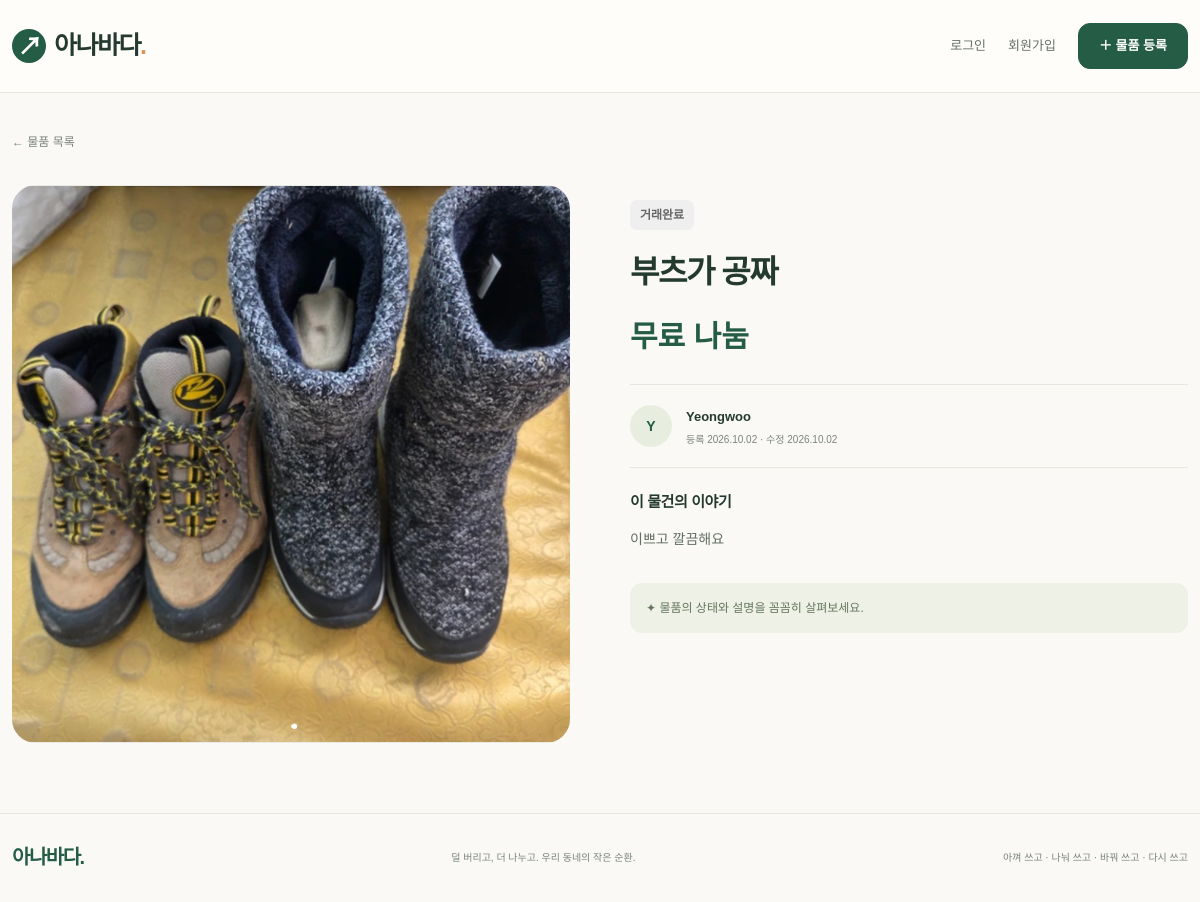
Screenshot of /items/3 with the database file from the repository.
### models.py (models this page shows, shortened)
class Item(db.Model):
    id = db.Column(db.Integer, primary_key=True)
    title = db.Column(db.String(100), nullable=False)
    description = db.Column(db.Text, nullable=False)
    price = db.Column(db.Integer, nullable=False, default=0)
    image_filename = db.Column(db.String(200))
    status = db.Column(db.String(20), nullable=False, default='거래가능')
    author_id = db.Column(db.Integer, db.ForeignKey('user.id'), nullable=False)
    author = db.relationship('User', back_populates='items')
    created_at = db.Column(db.DateTime, default=now, nullable=False)
    updated_at = db.Column(db.DateTime, default=now, onupdate=now, nullable=False)

class User(UserMixin, db.Model):
    id = db.Column(db.Integer, primary_key=True)
    username = db.Column(db.String(40), unique=True, nullable=False)
    password_hash = db.Column(db.String(256), nullable=False)
    items = db.relationship('Item', back_populates='author')

### app.py (the view)
    @app.get('/items/<int:item_id>')
    def item_detail(item_id):
        return render_template('item_detail.html', item=db.get_or_404(Item, item_id))

### templates/item_detail.html (shortened to what this page needs)
{% extends 'base.html' %}
{% block content %}<a class="back-link" href="{{ url_for('index') }}">← 물품 목록</a><section class="detail-layout"><div class="detail-photo">{% if item.image_filename %}<img src="{{ url_for('static', filename='uploads/' + item.image_filename) }}" alt="{{ item.title }}">{% else %}<div class="photo-placeholder"><span>↗</span><small>새로운 이야기를 기다려요</small></div>{% endif %}</div><div class="detail-info"><span class="status-badge inline-badge {% if item.status == '거래완료' %}is-done{% endif %}">{{ item.status }}</span><h1>{{ item.title }}</h1><div class="detail-price {% if item.price == 0 %}free-price{% endif %}">{{ '무료 나눔' if item.price == 0 else '{:,}원'.format(item.price) }}</div><div class="author-row"><span class="avatar">{{ item.author.username[:1] }}</span><div><strong>{{ item.author.username }}</strong><small>등록 {{ item.created_at.strftime('%Y.%m.%d') }} · 수정 {{ item.updated_at.strftime('%Y.%m.%d') }}</small></div></div><h2 class="description-title">이 물건의 이야기</h2><p class="description">{{ item.description }}</p>{% if current_user.is_authenticated and current_user.id == item.author_id %}<div class="owner-actions"><a class="btn btn-outline-primary" href="{{ url_for('item_form', item_id=item.id) }}">수정하기</a><form method="post" action="{{ url_for('item_status', item_id=item.id) }}"><input type="hidden" name="csrf_token" value="{{ csrf_token }}"><button class="btn btn-primary">{{ '다시 거래가능으로' if item.status == '거래완료' else '나눔 / 거래 완료하기' }}</button></form><form method="post" action="{{ url_for('item_delete', item_id=item.id) }}" onsubmit="return confirm('이 물품을 삭제할까요? 삭제 후에는 복구할 수 없습니다.');"><input type="hidden" name="csrf_token" value="{{ csrf_token }}"><button class="btn btn-link text-danger">삭제</button></form></div>{% else %}<div class="detail-tip">✦ 물품의 상태와 설명을 꼼꼼히 살펴보세요.</div>{% endif %}</div></section>{% endblock %}

### static/style.css (style rules this page uses)
:root { --green:#245c45;--ink:#243a30;--cream:#faf9f5;--muted:#7b847d;--line:#e5e8df }
* { box-sizing:border-box }
body { background:var(--cream);color:var(--ink);font-family:'Noto Sans KR',sans-serif;font-size:14px }
a { color:inherit;text-decoration:none }
h1,h2,h3 { font-weight:800;letter-spacing:-1.5px }
.status-badge { position:absolute;left:14px;top:14px;background:#fcfff3ed;border-radius:7px;padding:6px 10px;color:var(--green);font-size:10px;font-weight:700 }
.status-badge.is-done { color:#666;background:#eeeeeede }
.free-price { color:var(--green) }
.back-link { display:inline-block;font-size:12px;color:var(--muted);margin-bottom:24px }
.detail-layout { display:grid;grid-template-columns:1fr 1fr;gap:60px;margin:10px 0 70px }
.detail-photo { aspect-ratio:1;border-radius:24px;overflow:hidden;background:#eaece4 }
.detail-photo img { width:100%;height:100%;object-fit:contain }
.detail-info { padding:15px 0 }
.inline-badge { position:static;display:inline-block;background:#e7efdf;font-size:12px }
.detail-info h1 { font-size:32px;line-height:1.5;margin:18px 0;overflow-wrap:anywhere }
.detail-price { font-size:30px;font-weight:800 }
.author-row { display:flex;gap:14px;align-items:center;border-top:1px solid var(--line);border-bottom:1px solid var(--line);padding:20px 0;margin:25px 0 }
.avatar { background:#e8eedf;color:var(--green);width:42px;height:42px;border-radius:50%;display:grid;place-items:center;font-weight:700 }
.author-row strong { font-size:13px }
.author-row small { display:block;font-size:10px;color:var(--muted);margin-top:5px }
.description-title { font-size:15px;letter-spacing:-.4px;margin-bottom:15px }
.description { white-space:pre-wrap;overflow-wrap:anywhere;line-height:1.9;color:#626e65 }
.detail-tip { background:#edf1e6;padding:16px;border-radius:12px;color:#65765d;font-size:12px;margin-top:30px }

### rows the page displays
Item: image_filename (picture), status "거래완료", title "부츠가 공짜", price "무료 나눔", created_at "2026.10.02", updated_at "2026.10.02", description "이쁘고 깔끔해요"
User: author "Y", author.username "Yeongwoo"
